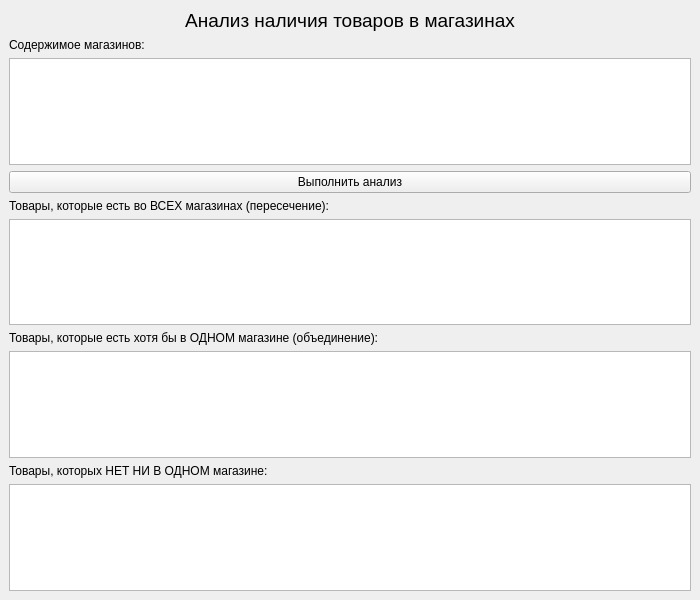
<?xml version="1.0" encoding="UTF-8"?>
<ui version="4.0">
 <class>MainWindow</class>
 <widget class="QMainWindow" name="MainWindow">
  <property name="geometry">
   <rect>
    <x>0</x>
    <y>0</y>
    <width>700</width>
    <height>600</height>
   </rect>
  </property>
  <property name="windowTitle">
   <string>Анализ товаров по магазинам</string>
  </property>
  <widget class="QWidget" name="centralwidget">
   <layout class="QVBoxLayout" name="verticalLayout">
    <item>
     <widget class="QLabel" name="labelTitle">
      <property name="font">
       <font>
        <family>Arial</family>
        <pointsize>14</pointsize>
        <bold>false</bold>
       </font>
      </property>
      <property name="styleSheet">
       <string notr="true"/>
      </property>
      <property name="text">
       <string>Анализ наличия товаров в магазинах</string>
      </property>
      <property name="alignment">
       <set>Qt::AlignmentFlag::AlignCenter</set>
      </property>
     </widget>
    </item>
    <item>
     <widget class="QLabel" name="labelStores">
      <property name="text">
       <string>Содержимое магазинов:</string>
      </property>
     </widget>
    </item>
    <item>
     <widget class="QTextEdit" name="textEditStores">
      <property name="readOnly">
       <bool>true</bool>
      </property>
     </widget>
    </item>
    <item>
     <widget class="QPushButton" name="btnAnalyze">
      <property name="text">
       <string>Выполнить анализ</string>
      </property>
     </widget>
    </item>
    <item>
     <widget class="QLabel" name="labelInAll">
      <property name="text">
       <string>Товары, которые есть во ВСЕХ магазинах (пересечение):</string>
      </property>
     </widget>
    </item>
    <item>
     <widget class="QTextEdit" name="textEditInAll">
      <property name="readOnly">
       <bool>true</bool>
      </property>
     </widget>
    </item>
    <item>
     <widget class="QLabel" name="labelInAny">
      <property name="text">
       <string>Товары, которые есть хотя бы в ОДНОМ магазине (объединение):</string>
      </property>
     </widget>
    </item>
    <item>
     <widget class="QTextEdit" name="textEditInAny">
      <property name="readOnly">
       <bool>true</bool>
      </property>
     </widget>
    </item>
    <item>
     <widget class="QLabel" name="labelInNone">
      <property name="text">
       <string>Товары, которых НЕТ НИ В ОДНОМ магазине:</string>
      </property>
     </widget>
    </item>
    <item>
     <widget class="QTextEdit" name="textEditInNone">
      <property name="readOnly">
       <bool>true</bool>
      </property>
     </widget>
    </item>
   </layout>
  </widget>
 </widget>
 <resources/>
 <connections/>
</ui>
